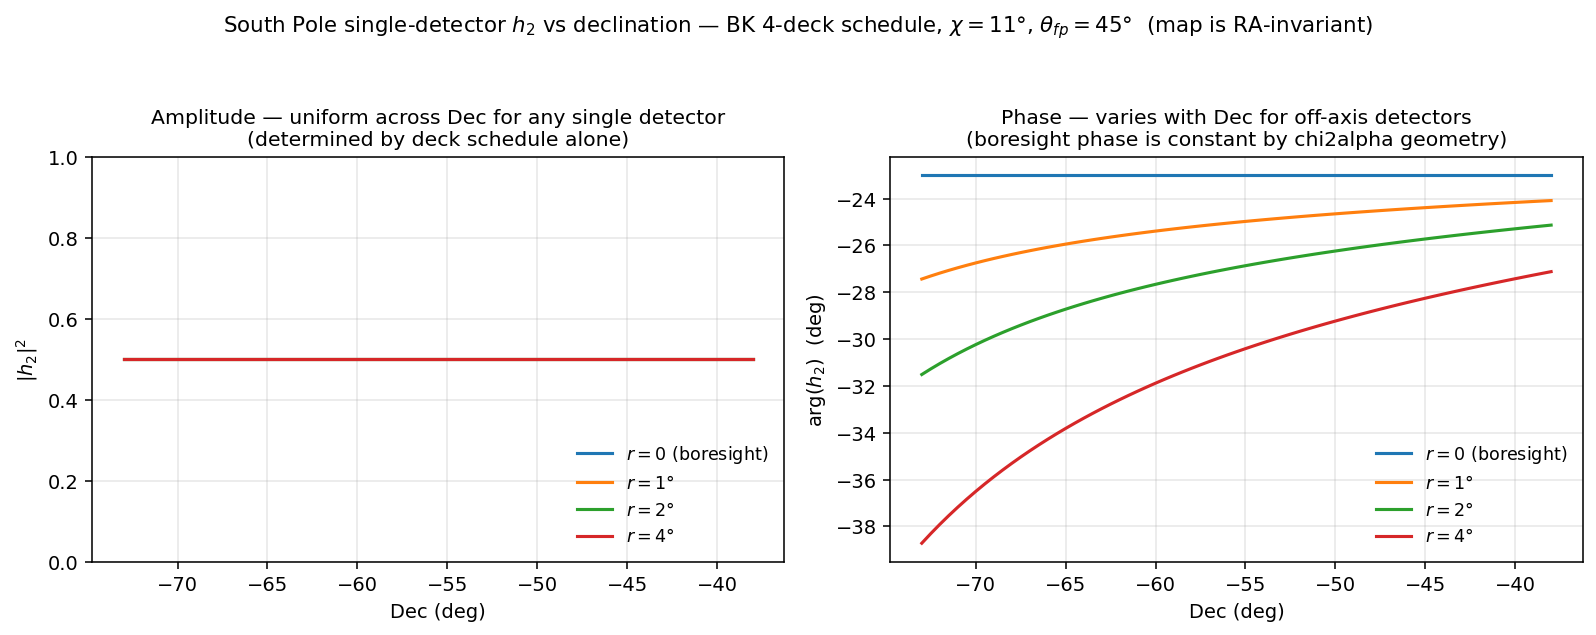

Source code (Python):
"""Stop 4 visualization: |h_k|^2 and arg(h_k) vs declination at lat=-90.

The reveal: at lat = -90 deg, the off-axis correction in chi2alpha is
a uniform shift in alpha across all decks (chi2alpha's az calculation
does not depend on thetaref). Therefore for a single detector,

    |h_k|^2  is set by the deck schedule alone   (uniform in dec, RA).
    arg(h_k) carries the focal-plane / dec geometry (varies with dec).

This script plots both as a function of declination across the BICEP
CMB field, for the boresight and a representative off-axis detector,
making the amplitude flatness vs phase variation visible. The 2-D map
is RA-invariant, so a 1-D plot vs dec captures the full structure.

Run:
    conda run -n augr python 02_offaxis_map.py
"""
from __future__ import annotations

from pathlib import Path

import jax.numpy as jnp
import matplotlib.pyplot as plt
import numpy as np

from augr.crosslinks_southpole import h_k_offaxis

OUT = Path(__file__).parent / "02_offaxis_map.png"

DEC_GRID = jnp.linspace(-73.0, -38.0, 71)  # 0.5 deg
DECKS = jnp.array([68.0, 113.0, 248.0, 293.0])
CHI = 11.0
THETA_FP = 45.0


def _hk(r_deg: float, k: int) -> np.ndarray:
    return np.array(h_k_offaxis(
        DEC_GRID, DECKS, r_deg=r_deg, theta_fp_deg=THETA_FP, chi_deg=CHI, k=k,
    ))


def main() -> None:
    h_bs = _hk(0.0, 2)        # r = 0
    h_off1 = _hk(1.0, 2)      # r = 1 deg
    h_off2 = _hk(2.0, 2)      # r = 2 deg
    h_off4 = _hk(4.0, 2)      # r = 4 deg (deliberately exaggerated)

    dec = np.array(DEC_GRID)
    series = [
        ("$r = 0$ (boresight)", h_bs, "C0"),
        ("$r = 1°$",            h_off1, "C1"),
        ("$r = 2°$",            h_off2, "C2"),
        ("$r = 4°$",            h_off4, "C3"),
    ]

    fig, (ax_a, ax_p) = plt.subplots(1, 2, figsize=(11.5, 4.6))

    for label, h, color in series:
        ax_a.plot(dec, np.abs(h) ** 2, color=color, label=label, lw=1.6)
        ax_p.plot(dec, np.rad2deg(np.angle(h)), color=color, label=label, lw=1.6)

    ax_a.set_xlabel("Dec (deg)")
    ax_a.set_ylabel("$|h_2|^2$")
    ax_a.set_title("Amplitude — uniform across Dec for any single detector\n"
                   "(determined by deck schedule alone)", fontsize=10.5)
    ax_a.set_ylim(0.0, 1.0)
    ax_a.grid(alpha=0.3)
    ax_a.legend(loc="lower right", fontsize=9, frameon=False)

    ax_p.set_xlabel("Dec (deg)")
    ax_p.set_ylabel("$\\arg(h_2)$  (deg)")
    ax_p.set_title("Phase — varies with Dec for off-axis detectors\n"
                   "(boresight phase is constant by chi2alpha geometry)", fontsize=10.5)
    ax_p.grid(alpha=0.3)
    ax_p.legend(loc="best", fontsize=9, frameon=False)

    fig.suptitle(
        "South Pole single-detector $h_2$ vs declination — "
        "BK 4-deck schedule, $\\chi=11°$, $\\theta_{fp}=45°$  "
        "(map is RA-invariant)",
        fontsize=11,
    )
    fig.tight_layout(rect=[0, 0, 1, 0.94])
    fig.savefig(OUT, dpi=140, bbox_inches="tight")
    print(f"wrote {OUT}")


if __name__ == "__main__":
    main()
